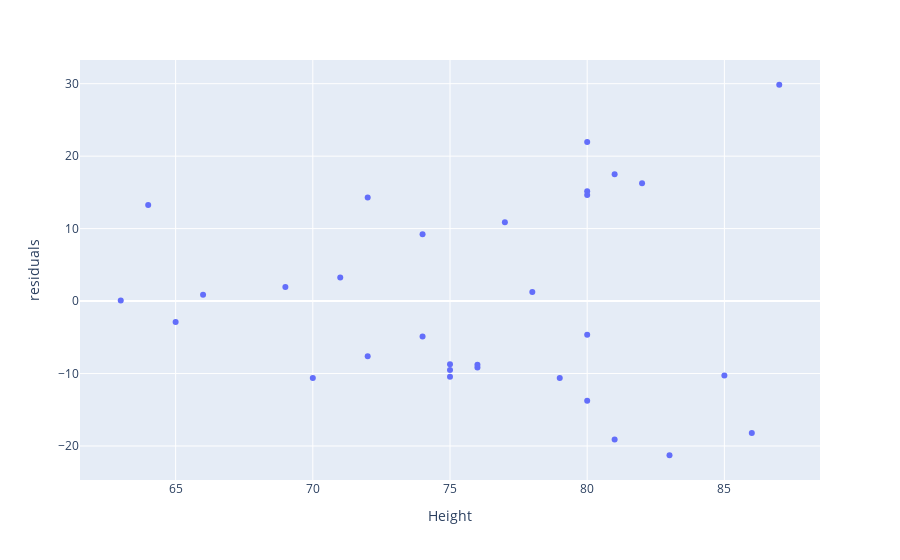

Write notebook code for a chart like this one.
### Markdown cell above
Plot `Height` vs. `residuals` to see if the residuals are evenly above and below 0.

### Code cell
px.scatter(pDataframe, x="Height", y="residuals")

#<xml xmlns="https://developers.google.com/blockly/xml"><variables><variable id="k#w4n=KvP~*sLy*OW|Jl">px</variable><variable id="CudVpfu+F^ruj_:ZU_(,">pDataframe</variable></variables><block type="varDoMethod_Python" id="O07?sQIdula@ap]/9Ogq" x="178" y="337"><field name="VAR" id="k#w4n=KvP~*sLy*OW|Jl">px</field><field name="MEMBER">scatter</field><data>px:scatter</data><value name="INPUT"><block type="lists_create_with" id="~tHtb;Nbw/OP6#7pB9wX"><mutation items="3"></mutation><value name="ADD0"><block type="variables_get" id="UE)!btph,4mdjsf[F37|"><field name="VAR" id="CudVpfu+F^ruj_:ZU_(,">pDataframe</field></block></value><value name="ADD1"><block type="dummyOutputCodeBlock_Python" id="~L)yq!Jze#v9R[^p;2{O"><field name="CODE">x="Height"</field></block></value><value name="ADD2"><block type="dummyOutputCodeBlock_Python" id="yu5^$n1zXY3)#RcRx:~;"><field name="CODE">y="residuals"</field></block></value></block></value></block></xml>

### Figure 1 — Plotly figure (JSON) as saved in the notebook; plotly's stock layout.template omitted (floating-point values rounded to 4 significant figures)
{"data": [{"hovertemplate": "Height=%{x}<br>residuals=%{y}<extra></extra>", "legendgroup": "", "marker": {"color": "#636efa", "symbol": "circle"}, "mode": "markers", "name": "", "orientation": "v", "showlegend": false, "type": "scatter", "x": [70, 65, 63, 72, 81, 83, 66, 75, 80, 75, 79, 76, 76, 69, 75, 74, 85, 86, 71, 64, 78, 80, 74, 72, 77, 81, 82, 80, 80, 80, 87], "xaxis": "x", "y": [-10.61, -2.894, 0.09258, -7.598, -19.09, -21.27, 0.8625, -10.43, -13.74, -8.728, -10.6, -9.171, -8.771, 1.932, -9.528, -4.884, -10.26, -18.2, 3.246, 13.25, 1.242, -4.644, 9.216, 14.3, 10.89, 17.51, 16.27, 21.96, 15.16, 14.66, 29.85], "yaxis": "y"}], "layout": {"autosize": true, "legend": {"tracegroupgap": 0}, "margin": {"t": 60}, "xaxis": {"anchor": "y", "autorange": true, "domain": [0, 1], "range": [61.42, 88.58], "title": {"text": "Height"}, "type": "linear"}, "yaxis": {"anchor": "x", "autorange": true, "domain": [0, 1], "range": [-25.23, 33.81], "title": {"text": "residuals"}, "type": "linear"}}}
